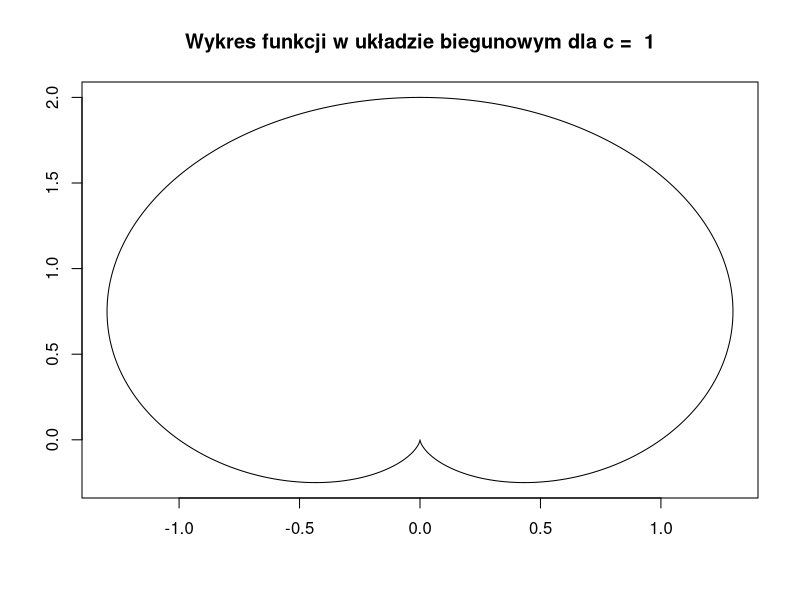
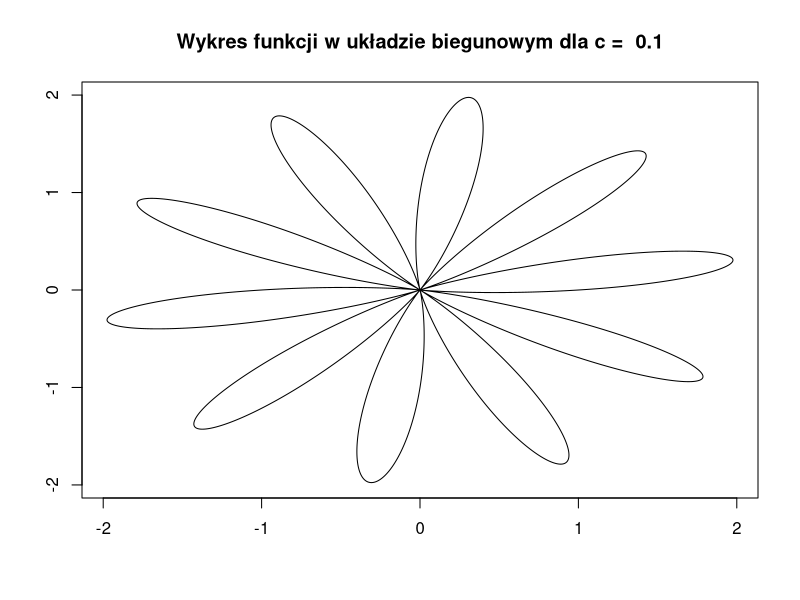
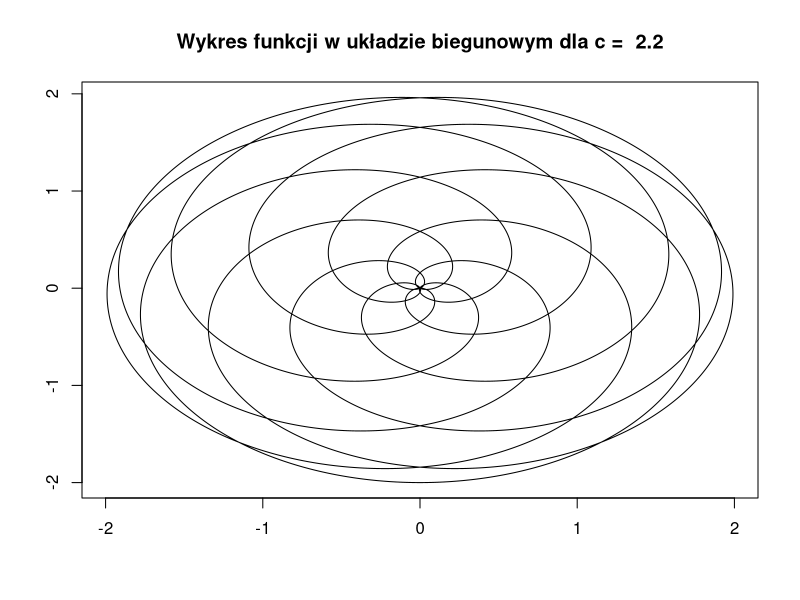

The R source for these figures, in order:
## @knitr wykres.biegunowy1.11

plot.polar <- function(c, limit=100) {
  t <- seq(0, limit, by=0.01)
  r <- 1 + sin(t)
  fi <- c * t
  x <- r * cos(fi)
  y <- r * sin(fi)
  
  plot(x, y, type="l", xlab="", ylab="",
       main=paste("Wykres funkcji w układzie biegunowym dla c = ", c))
}

lapply(c(1, 0.1, 2.2), plot.polar)